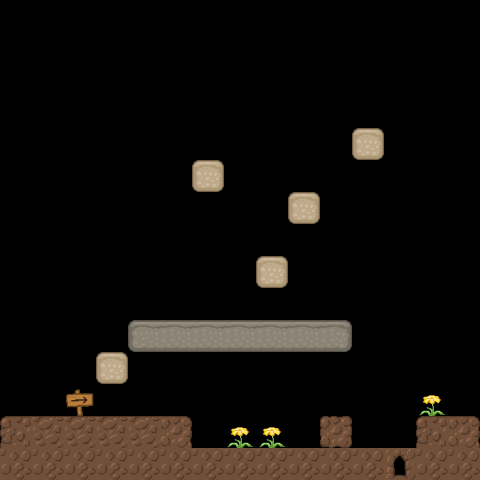

A 2D game scene composited from a Tiled map and its tileset images. What follows is a short description and the map's XML, with every tile layer's data as written:
An orthogonal 15x15 tile map with 32x32 px tiles, 1 tile layer (Слой тайлов 1) and 14 objects (12x solid, enemy, player).

<map version="1.0" orientation="orthogonal" renderorder="right-down" width="15" height="15" tilewidth="32" tileheight="32" nextobjectid="19">
 <tileset firstgid="1" name="platform" tilewidth="32" tileheight="32" tilecount="144" columns="12">
  <image source="platform.png" width="384" height="384" />
 </tileset>
 <layer name="Слой тайлов 1" width="15" height="15">
  <data>
   <tile gid="0" />
   <tile gid="0" />
   <tile gid="0" />
   <tile gid="0" />
   <tile gid="0" />
   <tile gid="0" />
   <tile gid="0" />
   <tile gid="0" />
   <tile gid="0" />
   <tile gid="0" />
   <tile gid="0" />
   <tile gid="0" />
   <tile gid="0" />
   <tile gid="0" />
   <tile gid="0" />
   <tile gid="0" />
   <tile gid="0" />
   <tile gid="0" />
   <tile gid="0" />
   <tile gid="0" />
   <tile gid="0" />
   <tile gid="0" />
   <tile gid="0" />
   <tile gid="0" />
   <tile gid="0" />
   <tile gid="0" />
   <tile gid="0" />
   <tile gid="0" />
   <tile gid="0" />
   <tile gid="0" />
   <tile gid="0" />
   <tile gid="0" />
   <tile gid="0" />
   <tile gid="0" />
   <tile gid="0" />
   <tile gid="0" />
   <tile gid="0" />
   <tile gid="0" />
   <tile gid="0" />
   <tile gid="0" />
   <tile gid="0" />
   <tile gid="0" />
   <tile gid="0" />
   <tile gid="0" />
   <tile gid="0" />
   <tile gid="0" />
   <tile gid="0" />
   <tile gid="0" />
   <tile gid="0" />
   <tile gid="0" />
   <tile gid="0" />
   <tile gid="0" />
   <tile gid="0" />
   <tile gid="0" />
   <tile gid="0" />
   <tile gid="0" />
   <tile gid="0" />
   <tile gid="0" />
   <tile gid="0" />
   <tile gid="0" />
   <tile gid="0" />
   <tile gid="0" />
   <tile gid="0" />
   <tile gid="0" />
   <tile gid="0" />
   <tile gid="0" />
   <tile gid="0" />
   <tile gid="0" />
   <tile gid="0" />
   <tile gid="0" />
   <tile gid="0" />
   <tile gid="73" />
   <tile gid="0" />
   <tile gid="0" />
   <tile gid="0" />
   <tile gid="0" />
   <tile gid="0" />
   <tile gid="0" />
   <tile gid="0" />
   <tile gid="0" />
   <tile gid="0" />
   <tile gid="73" />
   <tile gid="0" />
   <tile gid="0" />
   <tile gid="0" />
   <tile gid="0" />
   <tile gid="0" />
   <tile gid="0" />
   <tile gid="0" />
   <tile gid="0" />
   <tile gid="0" />
   <tile gid="0" />
   <tile gid="0" />
   <tile gid="0" />
   <tile gid="0" />
   <tile gid="0" />
   <tile gid="0" />
   <tile gid="0" />
   <tile gid="0" />
   <tile gid="73" />
   <tile gid="0" />
   <tile gid="0" />
   <tile gid="0" />
   <tile gid="0" />
   <tile gid="0" />
   <tile gid="0" />
   <tile gid="0" />
   <tile gid="0" />
   <tile gid="0" />
   <tile gid="0" />
   <tile gid="0" />
   <tile gid="0" />
   <tile gid="0" />
   <tile gid="0" />
   <tile gid="0" />
   <tile gid="0" />
   <tile gid="0" />
   <tile gid="0" />
   <tile gid="0" />
   <tile gid="0" />
   <tile gid="0" />
   <tile gid="0" />
   <tile gid="0" />
   <tile gid="0" />
   <tile gid="0" />
   <tile gid="0" />
   <tile gid="0" />
   <tile gid="0" />
   <tile gid="73" />
   <tile gid="0" />
   <tile gid="0" />
   <tile gid="0" />
   <tile gid="0" />
   <tile gid="0" />
   <tile gid="0" />
   <tile gid="0" />
   <tile gid="0" />
   <tile gid="0" />
   <tile gid="0" />
   <tile gid="0" />
   <tile gid="0" />
   <tile gid="0" />
   <tile gid="0" />
   <tile gid="0" />
   <tile gid="0" />
   <tile gid="0" />
   <tile gid="0" />
   <tile gid="0" />
   <tile gid="0" />
   <tile gid="0" />
   <tile gid="0" />
   <tile gid="0" />
   <tile gid="0" />
   <tile gid="0" />
   <tile gid="125" />
   <tile gid="126" />
   <tile gid="126" />
   <tile gid="126" />
   <tile gid="126" />
   <tile gid="126" />
   <tile gid="128" />
   <tile gid="0" />
   <tile gid="0" />
   <tile gid="0" />
   <tile gid="0" />
   <tile gid="0" />
   <tile gid="0" />
   <tile gid="0" />
   <tile gid="73" />
   <tile gid="0" />
   <tile gid="0" />
   <tile gid="0" />
   <tile gid="0" />
   <tile gid="0" />
   <tile gid="0" />
   <tile gid="0" />
   <tile gid="0" />
   <tile gid="0" />
   <tile gid="0" />
   <tile gid="0" />
   <tile gid="0" />
   <tile gid="0" />
   <tile gid="22" />
   <tile gid="0" />
   <tile gid="0" />
   <tile gid="0" />
   <tile gid="0" />
   <tile gid="0" />
   <tile gid="0" />
   <tile gid="0" />
   <tile gid="0" />
   <tile gid="0" />
   <tile gid="0" />
   <tile gid="71" />
   <tile gid="0" />
   <tile gid="29" />
   <tile gid="30" />
   <tile gid="30" />
   <tile gid="30" />
   <tile gid="30" />
   <tile gid="32" />
   <tile gid="0" />
   <tile gid="71" />
   <tile gid="71" />
   <tile gid="0" />
   <tile gid="77" />
   <tile gid="0" />
   <tile gid="0" />
   <tile gid="29" />
   <tile gid="32" />
   <tile gid="42" />
   <tile gid="42" />
   <tile gid="42" />
   <tile gid="42" />
   <tile gid="42" />
   <tile gid="42" />
   <tile gid="42" />
   <tile gid="42" />
   <tile gid="42" />
   <tile gid="42" />
   <tile gid="42" />
   <tile gid="42" />
   <tile gid="43" />
   <tile gid="42" />
   <tile gid="42" />
  </data>
 </layer>
 <objectgroup name="Слой объектов 1">
  <object id="1" name="solid" x="0" y="414" width="189" height="64" />
  <object id="3" name="solid" x="128.5" y="319" width="223" height="32" />
  <object id="4" name="solid" x="189.5" y="447" width="290.5" height="32" />
  <object id="5" name="solid" x="415.5" y="413" width="63.5" height="32" />
  <object id="6" name="solid" x="319.5" y="413" width="30.5" height="32" />
  <object id="7" name="enemy" x="245" y="396" width="40" height="50" />
  <object id="9" name="player" x="14" y="353" width="40" height="50" />
  <object id="11" name="solid" x="97.75" y="350" width="30.5" height="32" />
  <object id="12" name="solid" x="191.75" y="160" width="30.5" height="32" />
  <object id="13" name="solid" x="289.75" y="191" width="30.5" height="32" />
  <object id="14" name="solid" x="352.75" y="127" width="30.5" height="32" />
  <object id="15" name="solid" x="256.75" y="255" width="30.5" height="32" />
  <object id="16" name="solid" x="-0.25" y="0" width="3.25" height="416" />
  <object id="18" name="solid" x="474.375" y="0" width="3.25" height="416" />
 </objectgroup>
</map>
